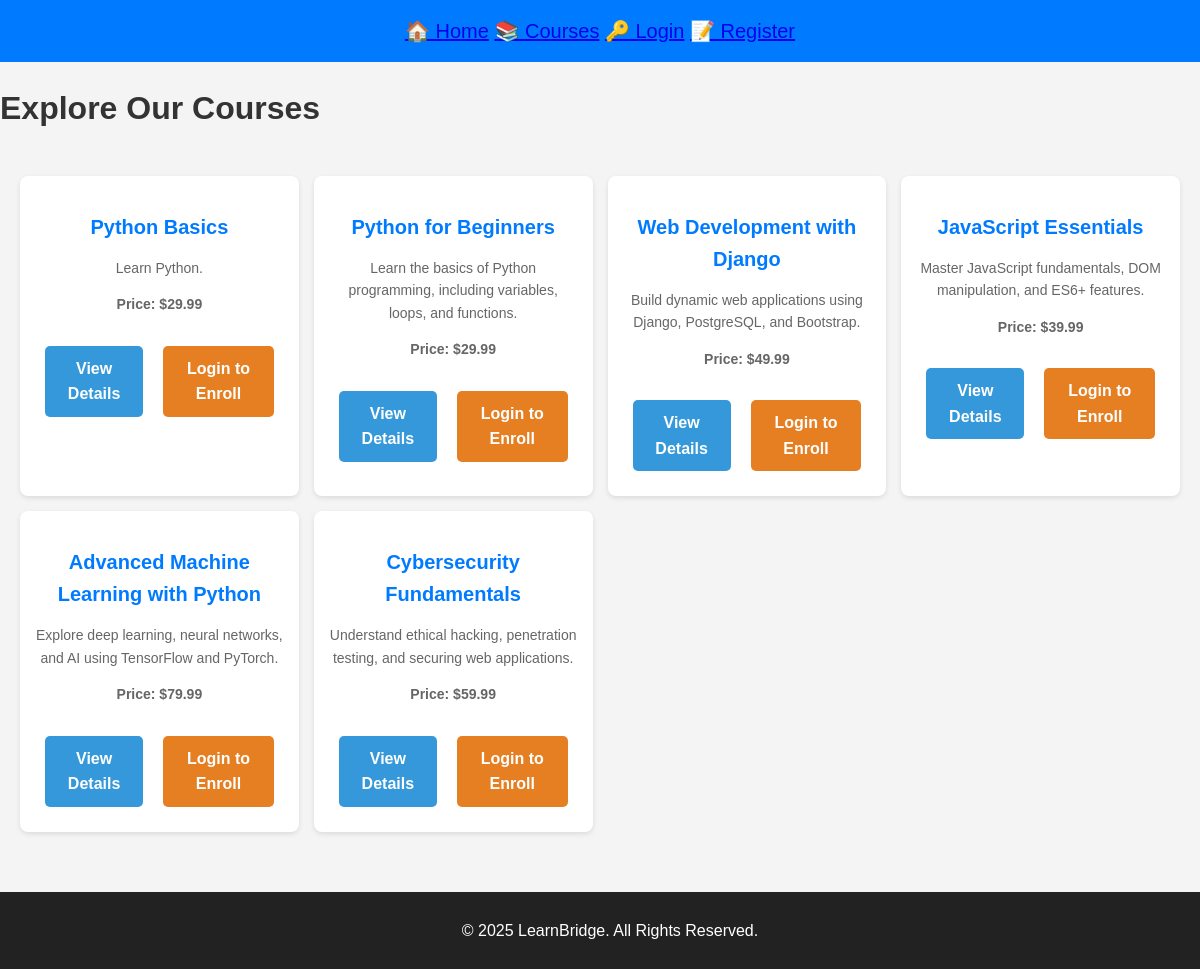
Page /courses/ on the committed database.
### courses/models.py (models this page shows, shortened)
class Course(models.Model):
    title = models.CharField(max_length=255)  # Stores the course title
    description = models.TextField()  # Detailed course description
    price = models.DecimalField(max_digits=6, decimal_places=2, null=True, blank=True)  # Course price, optional
    date_created = models.DateTimeField(auto_now_add=True)  # Auto-set timestamp when course is created

### courses/views.py (the view)
# urls.py: path('', views.course_list, name='course_list'),  # View all courses
def course_list(request):
    courses = Course.objects.all()  # Fetch all courses from database
    return render(request, 'courses/course_list.html', {'courses': courses})

### courses/templates/courses/course_list.html (shortened to what this page needs)
<!DOCTYPE html>
<html lang="en">
<head>
    {% load static %}
    <link rel="stylesheet" href="{% static 'css/style.css' %}">
</head>
<body>
    <header>
        <nav class="navbar">
            <a href="{% url 'home' %}">🏠 Home</a>
            <a href="{% url 'course_list' %}">📚 Courses</a>
            {% if user.is_authenticated %}
                <a href="{% url 'dashboard' %}">👤 Dashboard</a>
                <a href="{% url 'logout' %}">🚪 Logout</a>
            {% else %}
                <a href="{% url 'login' %}">🔑 Login</a>
                <a href="{% url 'register' %}">📝 Register</a>
            {% endif %}
        </nav>
    </header>
    <main>
        <div class="container">
            <h1>Explore Our Courses</h1>
            <div class="course-grid">
                {% for course in courses %}
                    <div class="course-card">
                        <h3 class="course-title">{{ course.title }}</h3>
                        <p class="course-description">{{ course.description|truncatewords:20 }}</p>
                        <p class="course-price"><strong>Price:</strong> ${{ course.price }}</p>
                        <div class="course-actions">
                            <a href="{% url 'course_detail' course.id %}" class="btn details-btn">View Details</a>
                            {% if user.is_authenticated %}
                                <a href="{% url 'enroll_course' course.id %}" class="btn enroll-btn">Enroll Now</a>
                            {% else %}
                                <a href="{% url 'login' %}" class="btn login-btn">Login to Enroll</a>
                            {% endif %}
                        </div>
                    </div>
                {% empty %}
                    <p class="no-courses">No courses available at the moment.</p>
                {% endfor %}
            </div>
        </div>
    </main>
    <footer>
        <p>© 2025 LearnBridge. All Rights Reserved.</p>
    </footer>
</body>
</html>

### static/css/style.css (style rules this page uses)
body { font-family: Arial, sans-serif; margin: 0; padding: 0; background-color: #f4f4f4; color: #333; line-height: 1.6; }
footer { background: #333; color: white; text-align: center; padding: 15px 0; position: relative; bottom: 0; width: 100%; }
.course-grid { display: grid; grid-template-columns: repeat(auto-fit, minmax(300px, 1fr)); gap: 20px; padding: 20px; justify-content: center; }
.course-card { background: #fff; border-radius: 10px; box-shadow: 0px 4px 6px rgba(0, 0, 0, 0.1); padding: 20px; text-align: left; transition: transform 0.3s ease-in-out; }
.course-title { font-size: 1.5rem; margin-bottom: 10px; color: #222; }
.course-description { font-size: 1rem; color: #555; margin-bottom: 10px; }
.course-price { font-weight: bold; color: #008000; margin-bottom: 15px; }
.course-actions { display: flex; justify-content: space-between; margin-top: 15px; }
.btn { display: inline-block; padding: 10px 15px; text-decoration: none; border-radius: 5px; font-size: 1rem; transition: background 0.3s ease-in-out; text-align: center; }
.details-btn { background-color: #3498db; color: white; }
.login-btn { background-color: #e67e22; color: white; }
.navbar { background: #007bff; padding: 15px; text-align: center; color: white; font-size: 20px; }
.course-grid { display: grid; grid-template-columns: repeat(auto-fit, minmax(250px, 1fr)); gap: 15px; margin-top: 20px; }
.course-card { background: #ffffff; border-radius: 8px; padding: 15px; box-shadow: 0 2px 5px rgba(0, 0, 0, 0.1); transition: 0.3s ease-in-out; text-align: center; }
.course-card h3 { font-size: 20px; color: #007bff; margin-bottom: 10px; }
.course-card p { font-size: 14px; color: #666; }
.btn { display: inline-block; padding: 10px 15px; text-decoration: none; color: #fff; border-radius: 5px; transition: 0.3s; font-size: 14px; }
.btn { display: inline-block; padding: 10px 20px; margin: 5px; border: none; border-radius: 5px; text-decoration: none; font-size: 16px; transition: 0.3s; }
.course-description { font-size: 16px; color: #666; }
.course-price { font-size: 18px; font-weight: bold; color: #27ae60; }
.course-actions { text-align: center; margin-top: 20px; }
.btn { display: inline-block; padding: 10px 20px; margin: 10px; border-radius: 5px; text-decoration: none; font-weight: bold; }
footer { text-align: center; padding: 10px; background: #222; color: white; margin-top: 40px; }

### rows in the picture
Course: title "Python Basics", description "Learn Python.", price "29.99"
Course: title "Python for Beginners", description "Learn the basics of Python programming, including variables, loops, and functions.", price "29.99"
Course: title "Web Development with Django", description "Build dynamic web applications using Django, PostgreSQL, and Bootstrap.", price "49.99"
Course: title "JavaScript Essentials", description "Master JavaScript fundamentals, DOM manipulation, and ES6+ features.", price "39.99"
Course: title "Advanced Machine Learning with Python", description "Explore deep learning, neural networks, and AI using TensorFlow and PyTorch.", price "79.99"
Course: title "Cybersecurity Fundamentals", description "Understand ethical hacking, penetration testing, and securing web applications.", price "59.99"
